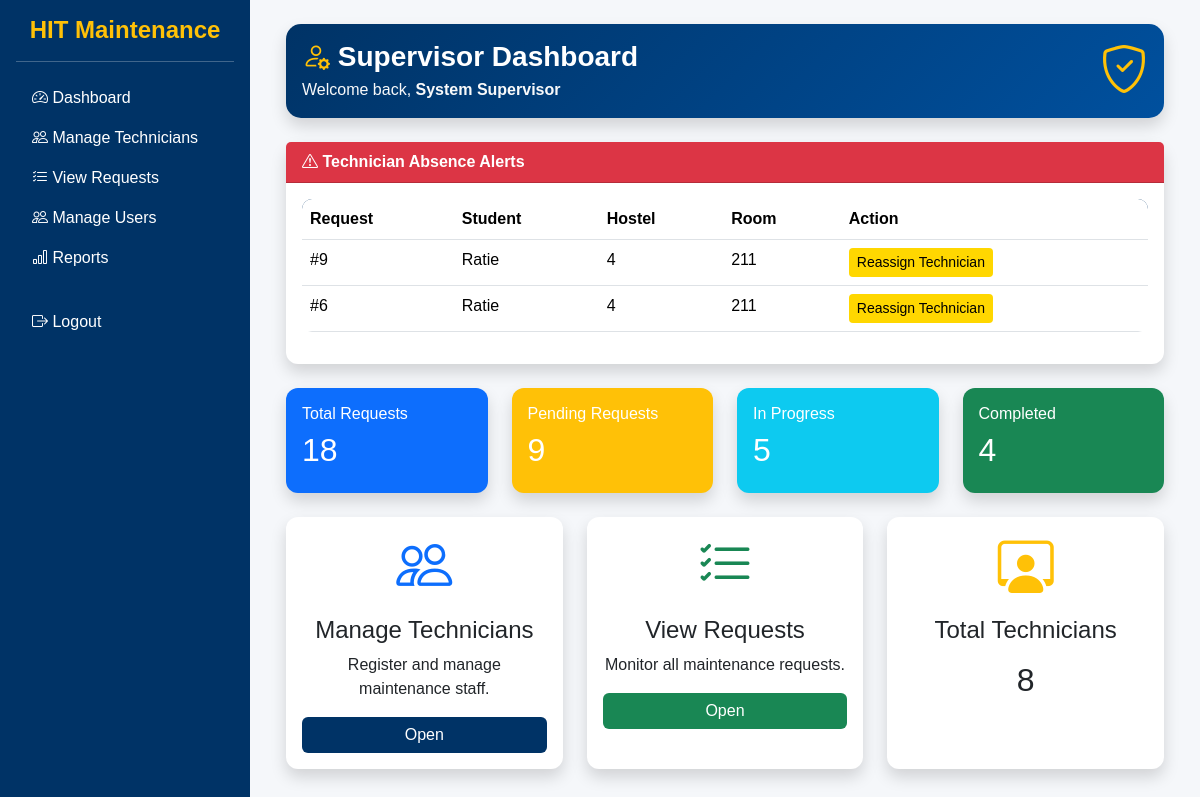
The app's page /student/hostel-maintenance-portal/supervisor/dashboard.php (signed in), older data.
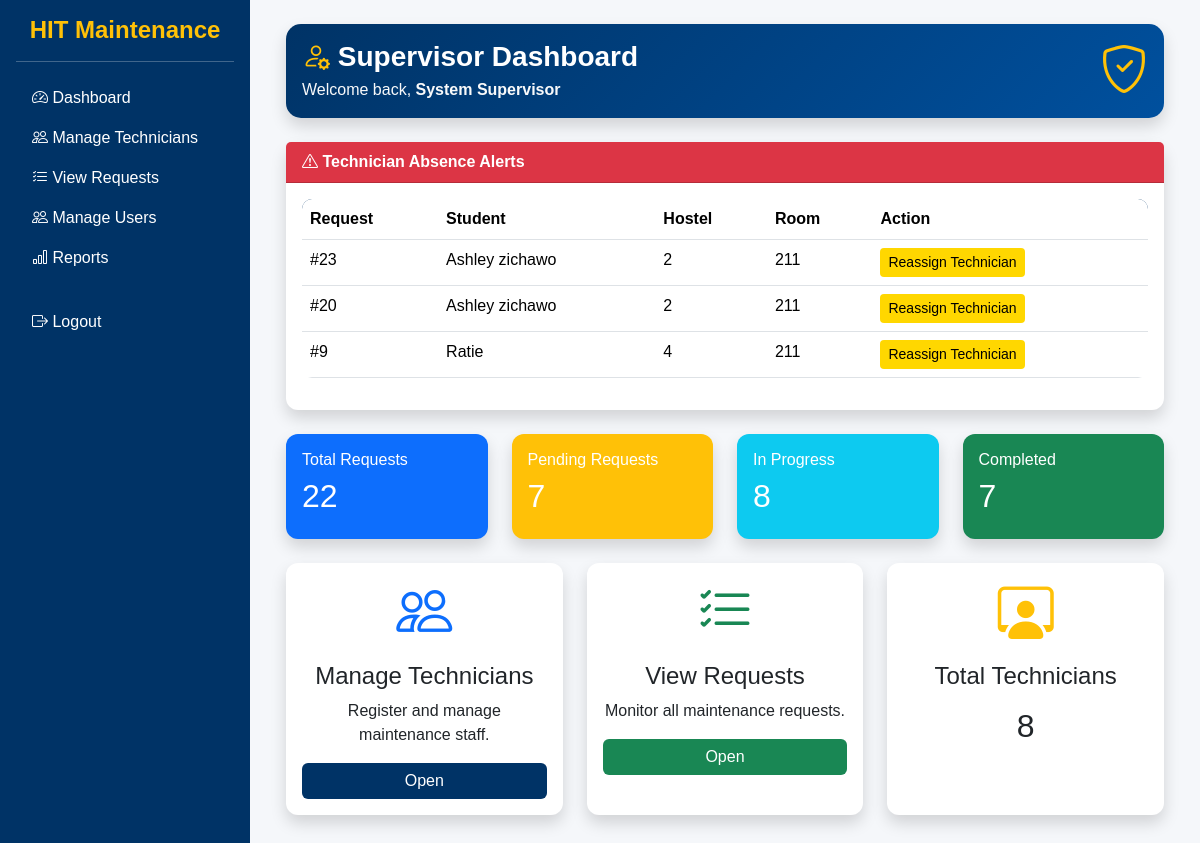
The same page, newer data.
### tables this page shows
CREATE TABLE `requests` (
  `id` int(11) NOT NULL,
  `student_id` int(11) DEFAULT NULL,
  `issue_type_id` int(11) DEFAULT NULL,
  `hostel` varchar(50) DEFAULT NULL,
  `room` varchar(20) DEFAULT NULL,
  `description` text DEFAULT NULL,
  `available_time` datetime DEFAULT NULL,
  `status` enum('pending','in_progress','completed') DEFAULT 'pending',
  `assigned_staff` int(11) DEFAULT NULL,
  `created_at` timestamp NOT NULL DEFAULT current_timestamp(),
  `technician_arrived` tinyint(1) DEFAULT NULL,
  `rating` int(11) DEFAULT NULL,
  `image_path` varchar(255) DEFAULT NULL
);

CREATE TABLE `users` (
  `id` int(11) NOT NULL,
  `name` varchar(100) DEFAULT NULL,
  `email` varchar(100) DEFAULT NULL,
  `password` varchar(255) DEFAULT NULL,
  `role` enum('student','staff','supervisor') DEFAULT NULL,
  `hostel` varchar(50) DEFAULT NULL,
  `room` varchar(20) DEFAULT NULL,
  `created_at` timestamp NOT NULL DEFAULT current_timestamp(),
  `google_id` varchar(255) DEFAULT NULL,
  `profile_pic` text DEFAULT NULL
);

### student/hostel-maintenance-portal/supervisor/dashboard.php (the view, shortened to what this page needs)
<?php
include("../config/database.php");
$total_requests = $conn->query("SELECT COUNT(*) AS total FROM requests");
$total_requests = $total_requests->fetch_assoc()['total'];
$pending = $conn->query("SELECT COUNT(*) AS total FROM requests WHERE status='pending'");
$pending = $pending->fetch_assoc()['total'];
$progress = $conn->query("SELECT COUNT(*) AS total FROM requests WHERE status='in_progress'");
$progress = $progress->fetch_assoc()['total'];
$completed = $conn->query("SELECT COUNT(*) AS total FROM requests WHERE status='completed'");
$completed = $completed->fetch_assoc()['total'];
$staff = $conn->query("SELECT COUNT(*) AS total FROM staff");
$staff = $staff->fetch_assoc()['total'];
$failed_repairs = $conn->query("
SELECT requests.*, users.name AS student_name
FROM requests
JOIN users ON requests.student_id = users.id
WHERE technician_arrived = 0
AND status='pending'
ORDER BY available_time DESC
");
?>
<?php include("../includes/header.php"); ?>
<?php include("../includes/sidebar.php"); ?>
<div class="container-fluid">
<div class="card shadow border-0 mb-4 text-white"
style="background: linear-gradient(135deg, #003366, #00509E); border-radius:15px;">
<div class="card-body d-flex justify-content-between align-items-center">
<div>
<h3 class="mb-1 fw-bold text-white">
    <i class="bi bi-person-gear text-warning"></i> Supervisor Dashboard
</h3>
<p class="mb-0 text-light">
Welcome back, <strong><?php echo $_SESSION['name']; ?></strong>
</p>
</div>
<i class="bi bi-shield-check display-5 text-warning"></i>
</div>
</div>
<?php if($failed_repairs && $failed_repairs->num_rows > 0){ ?>
<div class="card shadow border-0 mb-4 border-danger">
<div class="card-header bg-danger text-white">
<i class="bi bi-exclamation-triangle"></i> Technician Absence Alerts
</div>
<div class="card-body">
<table class="table table-hover">
<thead>
<tr>
<th>Request</th>
<th>Student</th>
<th>Hostel</th>
<th>Room</th>
<th>Action</th>
</tr>
</thead>
<tbody>
<?php while($row = $failed_repairs->fetch_assoc()){ ?>
<tr>
<td>#<?php echo $row['id']; ?></td>
<td><?php echo htmlspecialchars($row['student_name']); ?></td>
<td><?php echo htmlspecialchars($row['hostel']); ?></td>
<td><?php echo htmlspecialchars($row['room']); ?></td>
<td>
<a href="reassign_request.php?id=<?php echo $row['id']; ?>"
class="btn btn-warning btn-sm">
Reassign Technician
</a>
</td>
</tr>
<?php } ?>
</tbody>
</table>
</div>
</div>
<?php } ?>
<div class="row g-4 mb-4">
<div class="col-md-3">
<div class="card bg-primary text-white shadow border-0">
<div class="card-body">
<h6>Total Requests</h6>
<h2><?php echo $total_requests; ?></h2>
</div>
</div>
</div>
<div class="col-md-3">
<div class="card bg-warning text-white shadow border-0">
<div class="card-body">
<h6>Pending Requests</h6>
<h2><?php echo $pending; ?></h2>
</div>
</div>
</div>
<div class="col-md-3">
<div class="card bg-info text-white shadow border-0">
<div class="card-body">
<h6>In Progress</h6>
<h2><?php echo $progress; ?></h2>
</div>
</div>
</div>
<div class="col-md-3">
<div class="card bg-success text-white shadow border-0">
<div class="card-body">
<h6>Completed</h6>
<h2><?php echo $completed; ?></h2>
</div>
</div>
</div>
</div>
<div class="row g-4 mb-5">
<div class="col-md-4">
<div class="card shadow border-0 h-100">
<div class="card-body text-center">
<i class="bi bi-people display-4 text-primary"></i>
<h4 class="mt-3">Manage Technicians</h4>
<p>Register and manage maintenance staff.</p>
<a href="manage_staff.php" class="btn btn-primary w-100">
Open
</a>
</div>
</div>
</div>
<div class="col-md-4">
<div class="card shadow border-0 h-100">
<div class="card-body text-center">
<i class="bi bi-list-check display-4 text-success"></i>
<h4 class="mt-3">View Requests</h4>
<p>Monitor all maintenance requests.</p>
<a href="view_requests.php" class="btn btn-success w-100">
Open
</a>
</div>
</div>
</div>
<div class="col-md-4">
<div class="card shadow border-0 h-100">
<div class="card-body text-center">
<i class="bi bi-person-workspace display-4 text-warning"></i>
<h4 class="mt-3">Total Technicians</h4>
<h2 class="mt-3"><?php echo $staff; ?></h2>
</div>
</div>
</div>
</div>
<?php include("../includes/sidebar_end.php"); ?>
<?php include("../includes/footer.php"); ?>

Row changes from the older to the newer data that the page shows:
no longer on this page (row edited): requests: id "6", student.name "Ratie", hostel "4", room "211"
added requests: id "23", student.name "Ashley zichawo", hostel "2", room "211"
added requests: id "20", student.name "Ashley zichawo", hostel "2", room "211"
Text that changed along with them:
$total_requests: "18" → "22"
$pending: "9" → "7"
$progress: "5" → "8"
$completed: "4" → "7"
